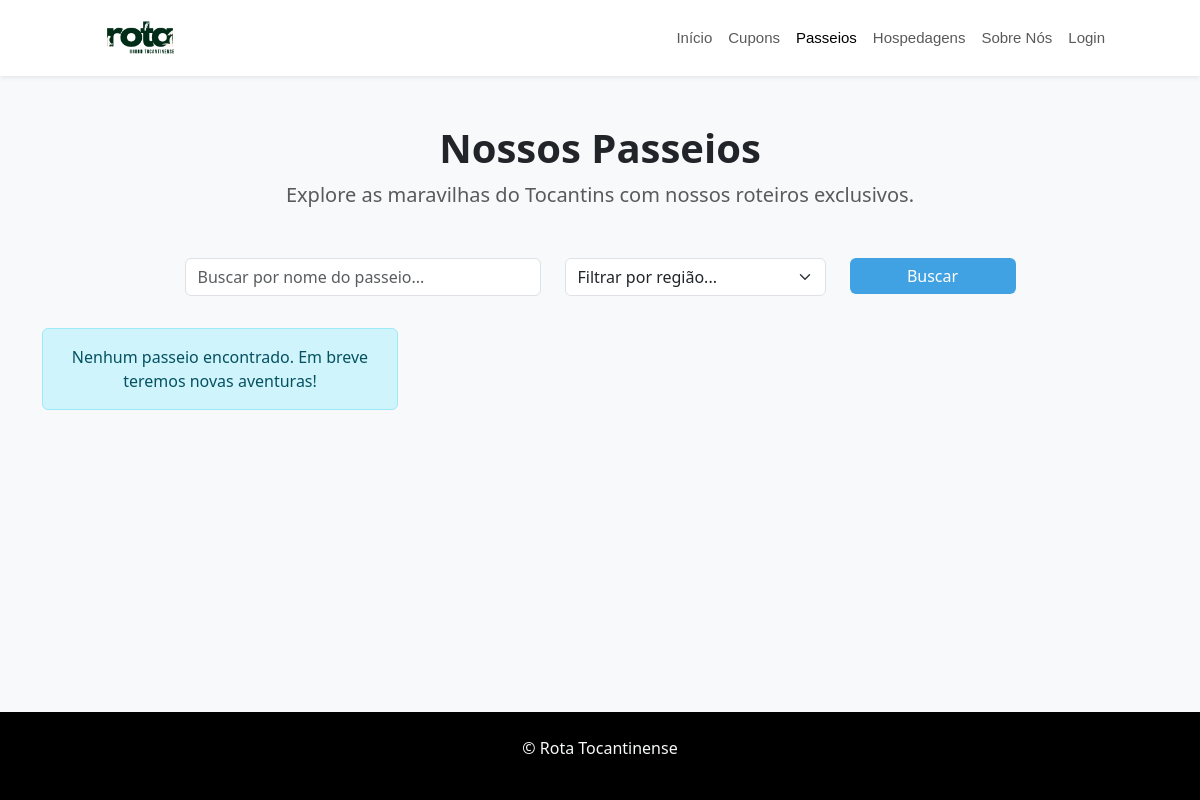
/passeios/, run on an earlier commit of the app's database.
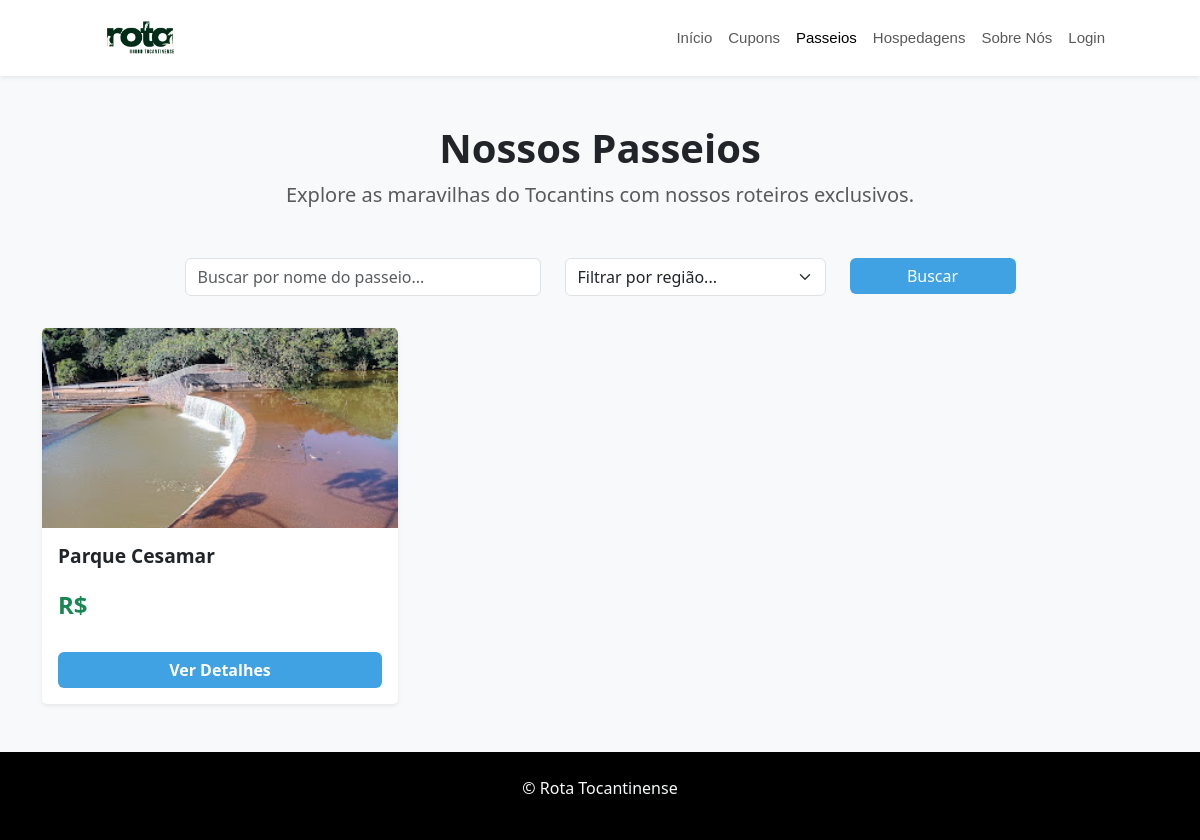
And on a later commit of the database.
### Home/models.py (models this page shows, shortened)
class Passeio(models.Model):
    nome = models.CharField(max_length=100)
    imagem = models.ImageField(upload_to='passeios/')
    descricao = models.TextField(default='')
    localizacao = models.CharField(max_length=255, blank=True)
    telefone = models.CharField(max_length=20, blank=True)
    valores = models.CharField(max_length=100, blank=True)
    horarios = models.CharField(max_length=100, blank=True)
    redes_sociais = models.URLField(blank=True)
    mapa_link = models.URLField(max_length=500, blank=True, help_text="Cole o link do Google Maps aqui")

### Home/views.py (the view)
# urls.py: path('passeios/', views.passeios, name='passeios'),
def passeios(request):
    query = request.GET.get('q')
    if query:
        passeios = Passeio.objects.filter(nome__icontains=query)
    else:
        passeios = Passeio.objects.all()
    return render(request, 'home/passeios.html', {'passeios': passeios})

### templates/home/passeios.html (shortened to what this page needs)
{% load static %}
<!DOCTYPE html>
<html lang="pt-br">
<head>
    <link rel="stylesheet" href="{% static 'css/style.css' %}">
    <link href="https://cdn.jsdelivr.net/npm/bootstrap@5.3.3/dist/css/bootstrap.min.css" rel="stylesheet">
</head>
<body class="bg-light d-flex flex-column min-vh-100">
    <nav class="navbar navbar-expand-lg navbar-light bg-white shadow-sm">
        <div class="container">
            <a class="navbar-brand fw-bold" href="{% url 'inicio' %}">
                <img src="{% static 'img/Design sem nome.png' %}" alt="Logo Rota Tocantinense" height="50">
            </a>
            <div class="collapse navbar-collapse justify-content-end" id="navbarNav">
                <ul class="navbar-nav">
                    <li class="nav-item"><a class="nav-link" href="{% url 'inicio' %}">Início</a></li>
                    <li class="nav-item"><a class="nav-link" href="{% url 'cupons' %}">Cupons</a></li>
                    <li class="nav-item"><a class="nav-link active" href="{% url 'passeios' %}">Passeios</a></li>
                    <li class="nav-item"><a class="nav-link" href="#">Hospedagens</a></li>
                    <li class="nav-item"><a class="nav-link" href="{% url 'sobrenos' %}">Sobre Nós</a></li>
                    <li class="nav-item">
                        {% if user.is_authenticated %}
                            <a class="nav-link" href="{% url 'perfil' %}">{{ user.first_name|default:user.username }}</a>
                        {% else %}
                            <a class="nav-link" href="{% url 'login' %}">Login</a>
                        {% endif %}
                    </li>
                </ul>
            </div>
        </div>
    </nav>
    <div class="container my-5 flex-grow-1">
        <div class="text-center mb-5">
            <h1 class="fw-bold">Nossos Passeios</h1>
            <p class="lead text-muted">Explore as maravilhas do Tocantins com nossos roteiros exclusivos.</p>
        </div>
        <div class="row mb-4 justify-content-center">
            <div class="col-md-4 mb-2">
                <input type="text" class="form-control" placeholder="Buscar por nome do passeio...">
            </div>
            <div class="col-md-3 mb-2">
                <select class="form-select">
                    <option selected>Filtrar por região...</option>
                </select>
            </div>
            <div class="col-md-2 mb-2">
                 <button class="btn btn-primary w-100">Buscar</button>
            </div>
        </div>
        <div class="row row-cols-1 row-cols-md-2 row-cols-lg-3 g-4">
            {% for passeio in passeios %}
            <div class="col">
                <div class="card h-100 shadow-sm border-0">
                    <img src="{{ passeio.imagem.url }}" class="card-img-top" alt="{{ passeio.nome }}" style="height: 200px; object-fit: cover;">
                    <div class="card-body d-flex flex-column">
                        <h5 class="card-title fw-bold">{{ passeio.nome }}</h5>
                        <p class="card-text h4 fw-bold text-success">R$ {{ passeio.preco|floatformat:2 }}</p>
                    </div>
                    <div class="card-footer bg-white border-0 p-3">
                        <a href="#" class="btn btn-primary w-100 fw-bold">Ver Detalhes</a>
                    </div>
                </div>
            </div>
            {% empty %}
            <div class="col-12">
                <div class="alert alert-info text-center" role="alert">
                    Nenhum passeio encontrado. Em breve teremos novas aventuras!
                </div>
            </div>
            {% endfor %}
        </div>
    </div>
    <footer class="bg-black text-light py-4">
        <div class="container text-center">
            <p>© Rota Tocantinense</p>
        </div>
    </footer>
 </body>
 </html>

What changed in the data, as far as the page shows it:
added Passeio: imagem (picture), nome "Parque Cesamar"
Also different on the page:
text no longer shown: "Nenhum passeio encontrado. Em breve teremos novas aventuras!"
